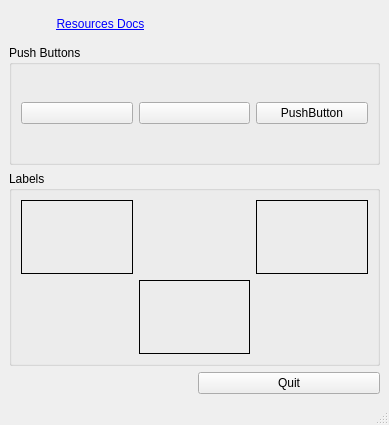
<?xml version="1.0" encoding="UTF-8"?>
<ui version="4.0">
 <class>MainWindow</class>
 <widget class="QMainWindow" name="MainWindow">
  <property name="geometry">
   <rect>
    <x>0</x>
    <y>0</y>
    <width>389</width>
    <height>425</height>
   </rect>
  </property>
  <property name="windowTitle">
   <string>MainWindow</string>
  </property>
  <widget class="QWidget" name="centralwidget">
   <layout class="QGridLayout" name="gridLayout">
    <item row="6" column="1">
     <widget class="QPushButton" name="quit_pb">
      <property name="text">
       <string>Quit</string>
      </property>
     </widget>
    </item>
    <item row="3" column="0" colspan="2">
     <widget class="QGroupBox" name="groupBox_2">
      <property name="title">
       <string>Labels</string>
      </property>
      <layout class="QGridLayout" name="gridLayout_3">
       <item row="0" column="0">
        <widget class="QLabel" name="chips_lb">
         <property name="frameShape">
          <enum>QFrame::Box</enum>
         </property>
         <property name="text">
          <string/>
         </property>
        </widget>
       </item>
       <item row="0" column="2">
        <widget class="QLabel" name="chips_crosseyed_lb">
         <property name="frameShape">
          <enum>QFrame::Box</enum>
         </property>
         <property name="text">
          <string/>
         </property>
        </widget>
       </item>
       <item row="1" column="1">
        <widget class="QLabel" name="chips_emc_lb">
         <property name="frameShape">
          <enum>QFrame::Box</enum>
         </property>
         <property name="text">
          <string/>
         </property>
        </widget>
       </item>
      </layout>
     </widget>
    </item>
    <item row="1" column="0" colspan="2">
     <widget class="QGroupBox" name="groupBox">
      <property name="maximumSize">
       <size>
        <width>16777215</width>
        <height>120</height>
       </size>
      </property>
      <property name="title">
       <string>Push Buttons</string>
      </property>
      <layout class="QGridLayout" name="gridLayout_2">
       <item row="0" column="1">
        <widget class="QPushButton" name="button_1">
         <property name="text">
          <string/>
         </property>
        </widget>
       </item>
       <item row="0" column="0">
        <widget class="QPushButton" name="button_2">
         <property name="text">
          <string/>
         </property>
        </widget>
       </item>
       <item row="0" column="2">
        <widget class="QPushButton" name="pushButton_4">
         <property name="text">
          <string>PushButton</string>
         </property>
        </widget>
       </item>
      </layout>
     </widget>
    </item>
    <item row="0" column="0">
     <widget class="QLabel" name="label">
      <property name="maximumSize">
       <size>
        <width>16777215</width>
        <height>30</height>
       </size>
      </property>
      <property name="text">
       <string>&lt;a href='https://gnipsel.com/linuxcnc/flexgui/resources.html'&gt;Resources Docs&lt;/a&gt;</string>
      </property>
      <property name="alignment">
       <set>Qt::AlignCenter</set>
      </property>
     </widget>
    </item>
   </layout>
  </widget>
  <widget class="QMenuBar" name="menubar">
   <property name="geometry">
    <rect>
     <x>0</x>
     <y>0</y>
     <width>389</width>
     <height>24</height>
    </rect>
   </property>
  </widget>
  <widget class="QStatusBar" name="statusbar"/>
 </widget>
 <resources/>
 <connections/>
</ui>
